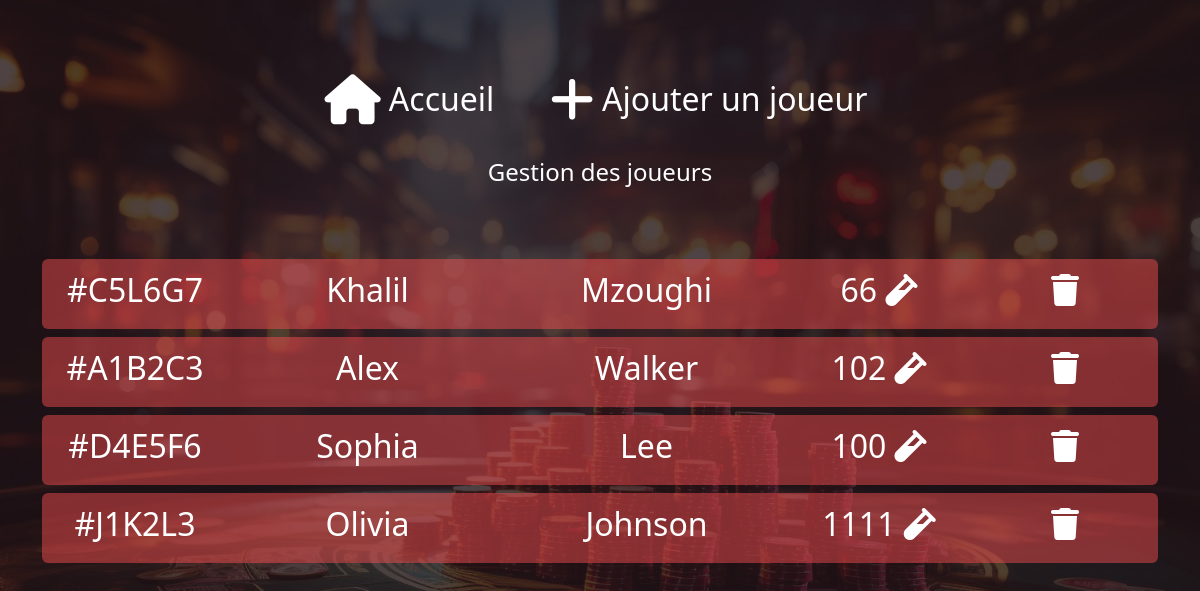
The app's page /players (signed in) with its own data.
### entities/player.py (models this page shows, shortened)
class Player(db.Model):
    __tablename__ = 'players'
    code = db.Column(db.String(6), primary_key=True)
    first_name = db.Column(db.String(50), nullable=False)
    last_name = db.Column(db.String(50), nullable=False)
    score = db.Column(db.Integer, default=0)
    def to_dict(self):
        return {
            'code': self.code,
            'first_name': self.first_name,
            'last_name': self.last_name,
            'score': self.score
        }

### app.py (the view)
@app.route('/players', methods=['GET'])
def players():
    if is_admin_logged_in():
        message = request.args.get('message')
        if not message:
            message = ''
        error = request.args.get('error')
        if not error:
            error = ''
        players = Player.query.all()
        players_list = []
        for player in players:
            players_list.append(player.to_dict())
        return render_template('players.html', players=players_list, message=message, error=error)
    return redirect(url_for('login'))

### app.py (called while the page is built)
def is_admin_logged_in():
    if 'admin_id' in session and 'user_type' in session:
        if session.get('user_type') == 'admin':
            admin_id = session.get('admin_id')
            admin = Admin.query.get(admin_id)
            if admin:
                return True
    return False

### templates/players.html (shortened to what this page needs)
{% extends "layout.html" %}
{% block content %}
    <div class="container d-flex flex-column justify-content-center align-items-center p-5"
         style="min-height: 100%; height: 100%;">
        <div class="text-white mb-2 d-flex align-items-center">
            <a href="./menu" class="text-decoration-none text-white d-flex align-items-center p-2 m-3">
                <i class="fa-solid fa-house" style="font-size: 50px;"></i>
                <h2 class="m-2">Accueil</h2>
            </a>
            <a href="#" class="text-decoration-none text-white d-flex align-items-center p-2 m-3" data-bs-toggle="modal"
               data-bs-target="#addPlayer">
                <i class="fa-solid fa-plus" style="font-size: 50px;"></i>
                <h2 class="m-2">Ajouter un joueur</h2>
            </a>
        </div>
        <div class="text-white text-center"><h4>Gestion des joueurs</h4></div>
    </div>
    <div class="d-flex">
        <div class="container align-self-center mx-auto" style="height: 50vh; overflow-y: auto; overflow-x: auto;">
            {% for player in players %}
            <div class="row text-white text-center ranking-row d-flex justify-content-center align-items-center rounded mb-2">
                <div class="col-2"><h2>#{{ player.code }}</h2></div>
                <div class="col-3"><h2>{{ player.first_name }}</h2></div>
                <div class="col-3"><h2>{{ player.last_name }}</h2></div>
                <div class="col-2"><h2>{{ player.score }} <i class="fa-solid fa-vial"></i></h2></div>
                <div class="col-2">
                    <form action='../delete-player' method="post">
                            <button class="btn text-white" type="submit"><h2><i class="fa-solid fa-trash"></i></h2>
                            </button>
                        </form>
                </div>
            </div>
            {% endfor %}
        </div>
    </div>
{% endblock %}

### records on screen
Player: code "C5L6G7", first_name "Khalil", last_name "Mzoughi", score "66"
Player: code "A1B2C3", first_name "Alex", last_name "Walker", score "102"
Player: code "D4E5F6", first_name "Sophia", last_name "Lee", score "100"
Player: code "J1K2L3", first_name "Olivia", last_name "Johnson", score "1111"
